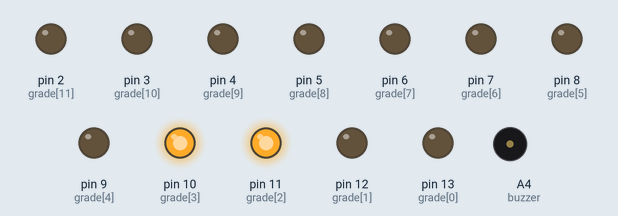
The sketch below on a simulated Arduino Uno, built with avr-gcc and run on an emulated ATmega328P. Shown: output pins drawn as LEDs (lit = HIGH), buzzer (waves = sounding). At 0.5 s the program stops and its outputs stay as they are.

Above: at 0.2 s.
Timing chart, 0 to 1.7 s (numbered marks = the images above):
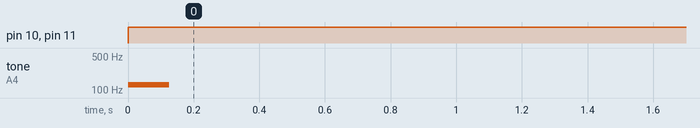

The sketch:

BitMusic.ino
```cpp
  int grade[] =
  {13,12,11,
   10, 9, 8,
   7,  6, 5,
   4,  3, 2}; // pinos dos leds dispostos em sequencia
  byte grade_cache[] =
  {0,0,0,
   0,0,0,
   0,0,0,
   0,0,0}; // pinos que estao ou nao ligados
  int P(int x,int y)
  {
    switch(x)
    {
      case 0:
      switch(y)
      {
        case 0:return 0;
        case 1:return 3;
        case 2:return 6;
        case 3:return 9;
      }
      case 1:
      switch(y)
      {
        case 0:return 1;
        case 1:return 4;
        case 2:return 7;
        case 3:return 10;
      }
      case 2:
      switch(y)
      {
        case 0:return 2;
        case 1:return 5;
        case 2:return 8;
        case 3:return 11;
      }
    }
    return 0;
  }
   int buzzer = A4;
   int botoes[] = {14,15,16,17};
  /*
  para uma grade de dimensoes igual a x=4 e y =3
  os indices contam do canto esqerdo inferior para o canto direito superior:
   _______________
   |8 , 9 , 10, 11|
   |4 , 5 , 6 , 7 |
   |0 , 1 , 2 , 3 |
   e as posicoes seriam assim: i.e : {x,y}
   ________________________________
   |{0,2} , {1,2} , {2,2} , {3,2} |
   |{0,1} , {1,1} , {2,1} , {3,1} |
   |{0,0} , {1,0} , {2,0} , {3,0} |

  então coloque os valores de cada pino de led no array grade de acordo
  com os indices desse esquema.

  */
  long note_div = 4098/256+4098/256;
  int On_toOFF_melody[] = {
  note_div*1, note_div*2, note_div*3,
  note_div*4, note_div*5, note_div*6,
  note_div*7, note_div*8, note_div*9,
  note_div*10, note_div*11, note_div*12
  };
  int Off_toON_melody[] = {
 note_div*1, note_div*2, note_div*3,
  note_div*4, note_div*5, note_div*6,
  note_div*7, note_div*8, note_div*9,
  note_div*10, note_div*11, note_div*12
  };
  int T;
  int Dx =3;// dimensoes da grade no sentido x
  int Dy =4;// dimensoes da grade no sentido y
  boolean Tocar = true;

  /**--------------------------------------------------------AQUI O PROGRAMA È INICIADO
  #####################################################################################
  #####################################################################################
  */
  void setup()
  {
 // Serial.begin(9600);
    // if analog input pin 0 is unconnected, random analog
  // noise will cause the call to randomSeed() to generate
  // different seed numbers each time the sketch runs.
  // randomSeed() will then shuffle the random function.
  randomSeed(analogRead(0));
  T = sizeof(grade)/sizeof(*grade); // mesma coisa que grade.length em java
  for(int i=0;i<12;i++)
  pinMode(grade[i], OUTPUT);
  for(int i=0;i<4;i++)
  {
  pinMode(botoes[i], INPUT);
  //Serial.print("o botao ");Serial.print(botoes[i]);Serial.print(" foi setado no index i:");Serial.println(i);
  }
  pinMode(buzzer, OUTPUT);
  }
    /**--------------------------------------------------------AQUI TUDO ACONTECE
  #####################################################################################
  #####################################################################################
  */
  void loop()
  {
    //Potenciade2(12);delay(2000);
    Incremento(12);delay(2000);
    //long valor =random(2,4096);
    //long valor2 =random(2,120);
    //Serial.print("Progressao geometrica de ");Serial.println(valor);Serial.println(" prog ");Serial.println(valor2);
    //ProgressaoGeometrica(12,valor,valor2);delay(200);
    //Fibonacci(12);
  }
  int Delay=125;
  void Led_seAcendeu(int index,byte estado)
  {
      if(estado == 0)
      {
        digitalWrite(grade[index],0);
        grade_cache[index] = 0;
      }
      else
      {
        digitalWrite(grade[index],1);
        if(grade_cache[index]==0)
        {
          if(Tocar)tone(buzzer,Off_toON_melody[index], Delay);
          grade_cache[index] = 1;
        }
      }
  }
  void Led(int index,byte estado)
  {
      if(estado == 0)
      {
        digitalWrite(grade[index],0);
        grade_cache[index] = 0;
      }
      else
      {
        digitalWrite(grade[index],1);
        if(Tocar)tone(buzzer,Off_toON_melody[index], Delay);
        grade_cache[index] = 1;
      }
  }
  void BitMusic(long bitmask)
  {
      for(int i=0;i<12;i++)
      {
      Led(i,bitRead(bitmask,i));
      }
  }
  void BitAlternativeMusic(long bitmask)
  {
      for(int i=0;i<12;i++)
      {
      Led_seAcendeu(i,bitRead(bitmask,i));
      }
  }
  void Potenciade2(int i)
  {
    for(int simple_count=1;bitRead(simple_count,i)==0;simple_count=simple_count*2)
    {
        BitMusic(simple_count);
        delay(200);
    }
  }
  void Incremento(int i)
  {
    for(int simple_count=i;bitRead(simple_count,i)==0;simple_count=simple_count++)
    {
      BitAlternativeMusic(simple_count);
      delay(250);
    }
  }
  void ProgressaoGeometrica(int i,int prog1,int prog2)
  {
    int prog;
    int div;
    if(prog1>prog2)
    {
    prog = prog1;
    div = prog2;
    }
    else
    {
    prog = prog2;
    div= prog1;
    }
    for(int simple_count=prog;bitRead(simple_count,i)==0;simple_count=simple_count+simple_count/div)
    {
       Serial.print(simple_count); Serial.print(",");
       BitMusic(simple_count);
       delay(120);
    }
    Serial.println(".");
  }

  void Fibonacci(int i)
  {
    long Contagem=0;
    long tempo = 1;
    long tempoa = 1;
    for(int fibonacci=0;bitRead(Contagem,31)==0;fibonacci++)
    {
      BitMusic(Contagem);
      long temp = tempo;
      tempo += tempoa;
      tempoa = temp;
      Contagem=tempo;
      Delay=250;
      delay(Delay);
    }
     delay(2000);

  }
```

Measured:
- by itself, pin 10 (grade[3]), pin 11 (grade[2]): LOW → HIGH at 0.00 s
- by itself, tone on A4 (buzzer): silent → 128 Hz at 0.00 s, → silent 0.13 s later
